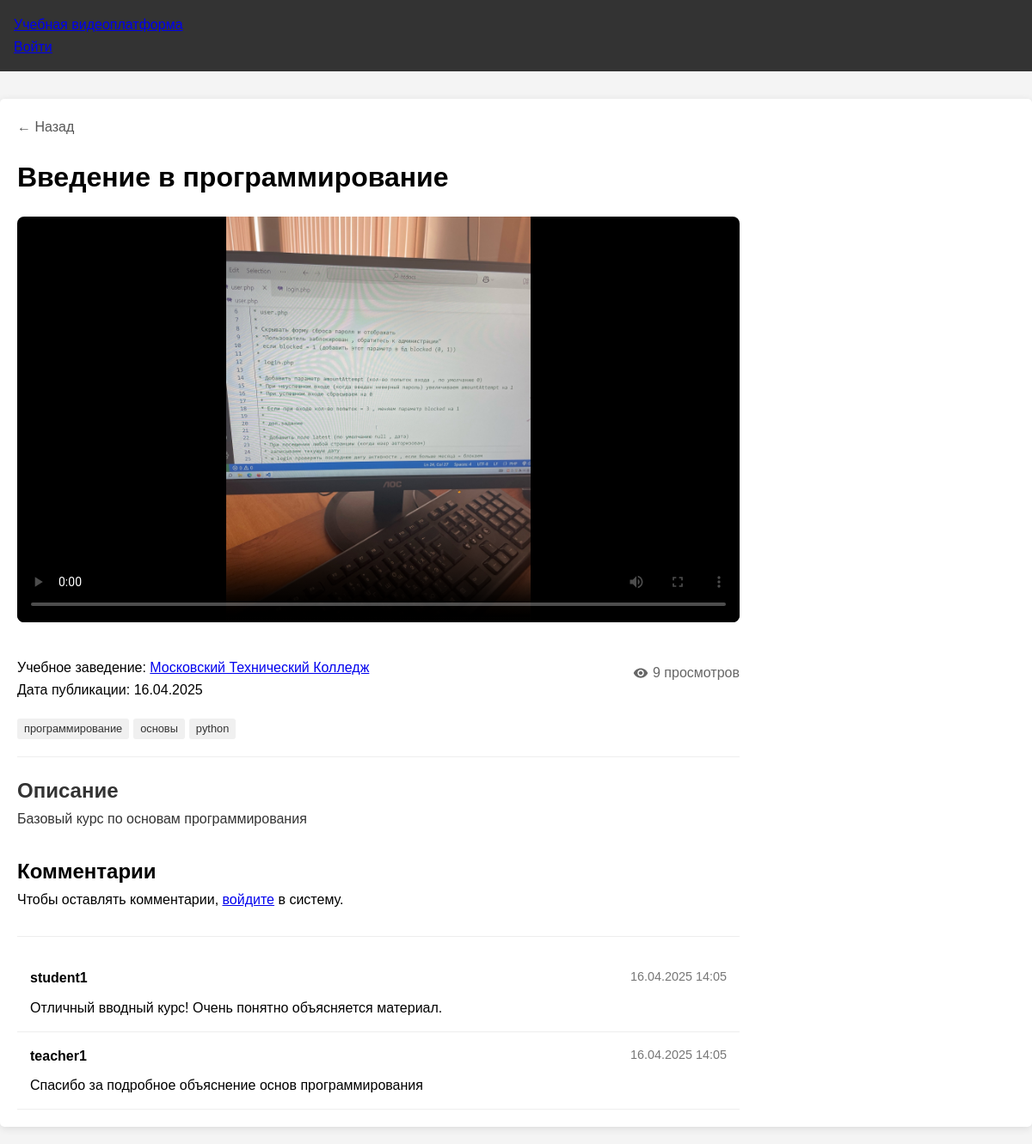
The page /video.php?id=1 on the database its author committed.
### tables this page shows
CREATE TABLE `videos` (
  `id` int(11) NOT NULL,
  `title` varchar(255) NOT NULL,
  `description` text DEFAULT NULL,
  `college_id` int(11) DEFAULT NULL,
  `tags` varchar(255) DEFAULT NULL,
  `video_path` varchar(255) NOT NULL,
  `thumbnail_path` varchar(255) DEFAULT NULL,
  `views` int(11) DEFAULT 0,
  `created_at` timestamp NOT NULL DEFAULT current_timestamp(),
  `updated_at` timestamp NULL DEFAULT NULL ON UPDATE current_timestamp()
);

CREATE TABLE `colleges` (
  `id` int(11) NOT NULL,
  `name` varchar(255) NOT NULL,
  `address` varchar(255) DEFAULT NULL,
  `phone` varchar(50) DEFAULT NULL,
  `email` varchar(255) DEFAULT NULL,
  `description` text DEFAULT NULL,
  `created_at` timestamp NOT NULL DEFAULT current_timestamp()
);

CREATE TABLE `comments` (
  `id` int(11) NOT NULL,
  `video_id` int(11) NOT NULL,
  `user_id` int(11) NOT NULL,
  `content` text NOT NULL,
  `created_at` datetime DEFAULT current_timestamp()
);

CREATE TABLE `users` (
  `id` int(11) NOT NULL,
  `username` varchar(255) NOT NULL,
  `email` varchar(255) NOT NULL,
  `password_hash` varchar(255) NOT NULL,
  `role` varchar(20) DEFAULT 'student',
  `created_at` timestamp NOT NULL DEFAULT current_timestamp()
);

### video.php (the view, shortened to what this page needs)
<?php
require_once 'config/database.php';
$video_id = $_GET['id'];
$video = null;
$comments = [];
$error = '';
try {
    $stmt = $pdo->prepare("
        SELECT v.*, c.name as college_name, c.id as college_id
        FROM videos v
        LEFT JOIN colleges c ON v.college_id = c.id
        WHERE v.id = ?
    ");
    $stmt->execute([$video_id]);
    $video = $stmt->fetch(PDO::FETCH_ASSOC);
    if (!$video) {
        $error = 'Видео не найдено';
    } else {
        $stmt = $pdo->prepare("
            SELECT c.*, u.username as user_name
            FROM comments c
            JOIN users u ON c.user_id = u.id
            WHERE c.video_id = ?
            ORDER BY c.created_at DESC
        ");
        $stmt->execute([$video_id]);
        $comments = $stmt->fetchAll(PDO::FETCH_ASSOC);
    }
} catch(PDOException $e) {
    $error = 'Ошибка базы данных: ' . $e->getMessage();
}
?>
<!DOCTYPE html>
<html lang="ru">
<head>
    <link rel="stylesheet" href="css/admin.css">
    <link href="https://vjs.zencdn.net/7.17.0/video-js.css" rel="stylesheet" />
</head>
<body>
    <header>
        <div class="logo">
            <a href="index.php">Учебная видеоплатформа</a>
        </div>
        <div class="user-menu">
            <?php if (isset($_SESSION['user_id'])): ?>
                <span>Привет, <?php echo htmlspecialchars($_SESSION['user_name']); ?>!</span>
                <a href="logout.php">Выйти</a>
            <?php else: ?>
                <a href="login.php">Войти</a>
            <?php endif; ?>
        </div>
    </header>
    <div class="video-container">
        <?php if (!empty($error)): ?>
            <div class="error-message"><?php echo htmlspecialchars($error); ?></div>
        <?php elseif ($video): ?>
            <a href="javascript:history.back()" class="back-link">← Назад</a>
            <div class="video-header">
                <h1><?php echo htmlspecialchars($video['title']); ?></h1>
            </div>
            <div class="video-content">
                <div class="video-main">
                    <div class="video-player-container">
                        <video
                            id="my-video"
                            class="video-js vjs-big-play-centered"
                            controls
                            preload="auto"
                            poster="<?php echo !empty($video['thumbnail_path']) ? htmlspecialchars($video['thumbnail_path']) : 'img/default-thumbnail.jpg'; ?>"
                            data-setup='{}'
                        >
                            <source src="<?php echo htmlspecialchars($video['video_path']); ?>" type="video/mp4" />
                        </video>
                    </div>
                    <div class="video-info">
                        <div class="video-meta">
                            <div>
                                <p>
                                    Учебное заведение:
                                    <a href="college.php?id=<?php echo $video['college_id']; ?>">
                                        <?php echo htmlspecialchars($video['college_name'] ?? 'Не указано'); ?>
                                    </a>
                                </p>
                                <p>Дата публикации: <?php echo date('d.m.Y', strtotime($video['created_at'])); ?></p>
                            </div>
                            <div class="video-stats">
                                <div class="video-views">
                                    <svg xmlns="http://www.w3.org/2000/svg" viewBox="0 0 24 24">
                                        <path d="M12 4.5C7 4.5 2.73 7.61 1 12c1.73 4.39 6 7.5 11 7.5s9.27-3.11 11-7.5c-1.73-4.39-6-7.5-11-7.5zM12 17c-2.76 0-5-2.24-5-5s2.24-5 5-5 5 2.24 5 5-2.24 5-5 5zm0-8c-1.66 0-3 1.34-3 3s1.34 3 3 3 3-1.34 3-3-1.34-3-3-3z"/>
                                    </svg>
                                    <?php echo isset($video['views']) ? number_format($video['views']) : '0'; ?> просмотров
                                </div>
                            </div>
                        </div>
                        <?php if (!empty($video['tags'])): ?>
                            <div class="video-tags">
                                <?php
                                $tags = explode(',', $video['tags']);
                                foreach ($tags as $tag):
                                    $tag = trim($tag);
                                    if (!empty($tag)):
                                ?>
                                    <span class="video-tag"><?php echo htmlspecialchars($tag); ?></span>
                                <?php
                                    endif;
                                endforeach;
                                ?>
                            </div>
                        <?php endif; ?>
                    </div>
                    <?php if (!empty($video['description'])): ?>
                        <div class="video-description">
                            <h2>Описание</h2>
                            <p><?php echo nl2br(htmlspecialchars($video['description'])); ?></p>
                        </div>
                    <?php endif; ?>
                    <div class="comments-section">
                        <h2>Комментарии</h2>
                        <div class="comment-form">
                            <?php if (isset($_SESSION['user_id'])): ?>
                                <form method="post" action="">
                                    <textarea name="comment" placeholder="Добавьте комментарий..." required></textarea>
                                    <button type="submit">Отправить</button>
                                </form>
                            <?php else: ?>
                                <p>Чтобы оставлять комментарии, <a href="login.php">войдите</a> в систему.</p>
                            <?php endif; ?>
                        </div>
                        <div class="comments-list">
                            <?php if (empty($comments)): ?>
                                <div class="no-comments">Пока нет комментариев. Будьте первым!</div>
                            <?php else: ?>
                                <?php foreach ($comments as $comment): ?>
                                    <div class="comment">
                                        <div class="comment-header">
                                            <div class="comment-author"><?php echo htmlspecialchars($comment['user_name']); ?></div>
                                            <div class="comment-date"><?php echo date('d.m.Y H:i', strtotime($comment['created_at'])); ?></div>
                                        </div>
                                        <div class="comment-content">
                                            <?php echo nl2br(htmlspecialchars($comment['content'])); ?>
                                        </div>
                                    </div>
                                <?php endforeach; ?>
                            <?php endif; ?>
                        </div>
                    </div>
                </div>
                <div class="video-sidebar">
                </div>
            </div>
        <?php endif; ?>
    </div>
</body>
</html>

### css/admin.css (style rules this page uses)
* { margin: 0; padding: 0; box-sizing: border-box; }
body { font-family: Arial, sans-serif; line-height: 1.6; background-color: #f4f4f4; }
header { background-color: #333; color: white; padding: 1rem; margin-bottom: 2rem; }
.video-stats { display: flex; justify-content: space-between; margin-bottom: 15px; }
.video-tags { display: flex; flex-wrap: wrap; gap: 5px; }
.video-tag { background-color: #f0f0f0; color: #333; padding: 3px 8px; border-radius: 15px; font-size: 12px; }

### video.php (style rules this page uses)
.video-container { max-width: 1200px; margin: 20px auto; padding: 20px; background-color: white; border-radius: 5px; box-shadow: 0 2px 10px rgba(0,0,0,0.1); }
.video-header { margin-bottom: 20px; }
.video-content { display: grid; grid-template-columns: 1fr 300px; gap: 20px; }
.video-main { width: 100%; }
.video-player-container { width: 100%; margin-bottom: 20px; background-color: #000; position: relative; overflow: hidden; padding-top: 56.25%; border-radius: 8px; }
.video-js { position: absolute; top: 0; left: 0; width: 100%; height: 100%; }
.video-info { padding: 20px 0; border-bottom: 1px solid #eee; margin-bottom: 20px; }
.video-meta { display: flex; justify-content: space-between; margin-bottom: 20px; }
.video-stats { display: flex; gap: 20px; align-items: center; }
.video-views { display: flex; align-items: center; gap: 5px; color: #666; }
.video-views svg { width: 18px; height: 18px; fill: #666; }
.video-tags { display: flex; flex-wrap: wrap; gap: 5px; margin-top: 10px; }
.video-tag { background-color: #f0f0f0; padding: 2px 8px; border-radius: 3px; font-size: 0.8em; }
.video-description { margin-bottom: 30px; line-height: 1.6; color: #333; }
.comments-section { margin-top: 30px; }
.comment-form { margin-bottom: 30px; }
.comments-list { border-top: 1px solid #eee; padding-top: 20px; }
.comment { padding: 15px; border-bottom: 1px solid #eee; }
.comment-header { display: flex; justify-content: space-between; margin-bottom: 10px; }
.comment-author { font-weight: bold; }
.comment-date { color: #777; font-size: 0.9em; }
.comment-content { line-height: 1.5; }
.back-link { margin-bottom: 20px; display: inline-block; color: #555; text-decoration: none; }

### rows shown on the page
videos: title "Введение в программирование", college.name "Московский Технический Колледж", created_at "16.04.2025", views "9", tags "программирование", tags "основы", tags "python", description "Базовый курс по основам программирования"
comments: user.username "student1", created_at "16.04.2025 14:05", content "Отличный вводный курс! Очень понятно объясняется материал."
comments: user.username "teacher1", created_at "16.04.2025 14:05", content "Спасибо за подробное объяснение основ программирования"
